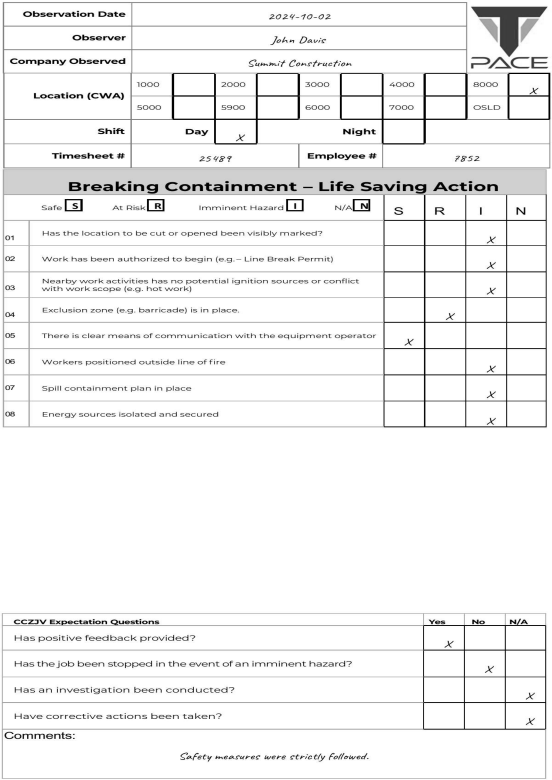
#> input picture output/pages/page_01.png, 1654 x 2339 px (shown at 1/3 size); its folder holds only this picture in this run
$ python checkboxes.py   (older library calls are emulated)
#> lines starting #> are read from the running program, lines starting #| are printed output that depends on the picture; after the words box and inside, x2 and y2 are one past the last pixel; in counts of white or black regions, pixels touching at a corner belong together
### src/quality_gate.py
"""Step 2: quality gate. Decide, before any AI call, whether a page is worth processing."""
import json
import sys
from pathlib import Path

import cv2
import numpy as np

# Thresholds. Calibrated on the sample pages plus fake damaged copies (see README).
MIN_INK = 0.003         # less dark ink than this: blank page
MAX_INK = 0.70          # more than this: almost entirely dark (mud, shadow, bad scan)
DIRTY_INK = 0.15        # above this, keep going but flag the page
MIN_GRID_LINES = 20     # a real form has a table grid made of long straight lines
MIN_SHARPNESS = 100.0   # below this the scan is blurry
MAX_SKEW_DEG = 15.0     # Step 3 straightens small tilts; bigger ones get flagged
FAIL_PHRASES = ("FAILED TEST", "VOID", "DO NOT USE")


def measure(gray: np.ndarray) -> dict:
    """Cheap image statistics. No AI involved."""
    h, w = gray.shape
    ink_ratio = float((gray < 128).mean())
    sharpness = float(cv2.Laplacian(gray, cv2.CV_64F).var())

    # Find long straight lines (the form's table grid). Works at any rotation.
    ink = cv2.adaptiveThreshold(
        gray, 255, cv2.ADAPTIVE_THRESH_MEAN_C, cv2.THRESH_BINARY_INV, 31, 15
    )
    lines = cv2.HoughLinesP(
        ink, 1, np.pi / 360, threshold=200, minLineLength=w // 4, maxLineGap=5
    )
    lines = [] if lines is None else lines.reshape(-1, 4)  # shape differs across OpenCV versions

    # Skew = typical angle of those lines, folded so vertical lines count too.
    angles = [np.degrees(np.arctan2(y2 - y1, x2 - x1)) for x1, y1, x2, y2 in lines]
    folded = [((a + 45) % 90) - 45 for a in angles]
    skew = float(np.median(folded)) if folded else 0.0

    return {
        "ink_ratio": round(ink_ratio, 4),
        "sharpness": round(sharpness, 1),
        "grid_lines": len(lines),
        "skew_deg": round(skew, 2),
    }


def check_page(image_path: str | None, text_layer: str = "") -> dict:
    """Return {status: ok | warn | rejected, reasons: [...], metrics: {...}}."""
#> called with image_path = 'output/pages/page_01.png', text_layer = ''
    reasons: list[str] = []
    warnings: list[str] = []

    gray = cv2.imread(image_path, cv2.IMREAD_GRAYSCALE) if image_path else None
#> gray is the input picture: shape (2339, 1654); min 0, max 255, mean 241.8
    if gray is None or min(gray.shape) < 500:
        return {"status": "rejected", "reasons": ["image missing, corrupted or too small"], "metrics": {}}

    m = measure(gray)
#> in measure, `ink_ratio = float((gray < 128).mean())`: ink_ratio = 0.0379
#> in measure, `sharpness = float(cv2.Laplacian(gray, cv2.CV_64F).var())`: sharpness = 1458.2
#> in measure, `ink = cv2.adaptiveThreshold( gray, 255, cv2.ADAPTIVE_THRESH_MEAN_C, cv..`:
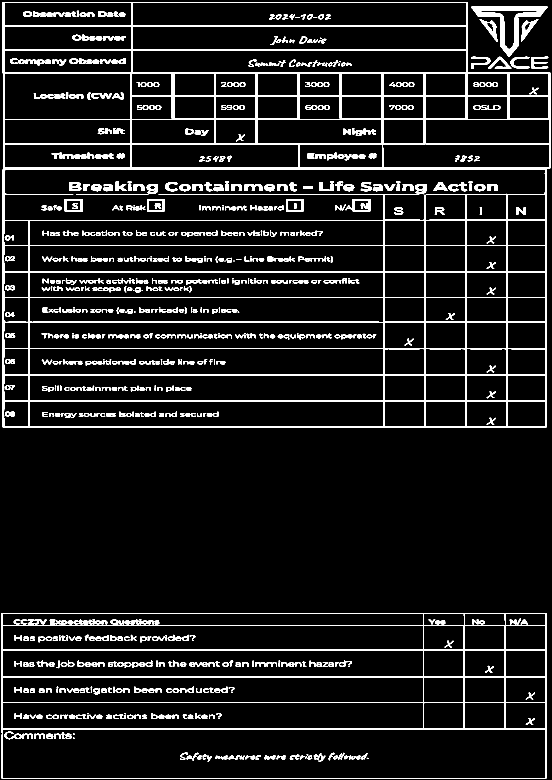
#> ink: shape (2339, 1654) (shown at 1/3 size); 7.5% white; 919 white regions (73 under 20 px), largest, box (x1, y1, x2, y2) and area: (8, 508, 1641, 1282) 68083, (8, 6, 1651, 506) 55269, (5, 1839, 1639, 2337) 40340
#> in measure, `lines = cv2.HoughLinesP( ink, 1, np.pi / 360, threshold=200, minLineLe..`: lines = 108 rows, first 6: [8, 1046, 1639, 1046], [5, 1839, 1638, 1839], [5, 2031, 1638, 2031], [5, 2108, 1638, 2108], [8, 1124, 1639, 1124], [8, 508, 1639, 508]
#> in measure, `angles = [np.degrees(np.arctan2(y2 - y1, x2 - x1)) for x1, y1, x2, y2 ..`: angles = 108 values, max 0 at index 0, min -90 at index 72, mean -29.17
#> in measure, `folded = [((a + 45) % 90) - 45 for a in angles]`: folded = 108 values from 0 to 0
#> in measure, `skew = float(np.median(folded)) if folded else 0.0`: skew = 0
#> m = {'ink_ratio': 0.0379, 'sharpness': 1458.2, 'grid_lines': 108, 'skew_deg': 0}
    text = text_layer.upper()

    if any(p in text for p in FAIL_PHRASES):
        reasons.append("page is marked as a failed or void form")
    if m["ink_ratio"] < MIN_INK:
        reasons.append("page is blank")
    elif m["ink_ratio"] > MAX_INK:
        reasons.append("page is almost entirely dark")
    elif m["grid_lines"] < MIN_GRID_LINES:
        reasons.append("no form grid found (not a safety form, or too damaged)")

    if m["ink_ratio"] > DIRTY_INK and not reasons:
        warnings.append("page is dirty; some fields may be unreadable")
    if m["sharpness"] < MIN_SHARPNESS:
        warnings.append("scan is blurry")
    if abs(m["skew_deg"]) > MAX_SKEW_DEG:
        warnings.append(f"page is tilted {m['skew_deg']} degrees")

    if reasons:
        status = "rejected"
    elif warnings:
        status = "warn"
    else:
        status = "ok"
    return {"status": status, "reasons": reasons + warnings, "metrics": m}


# [8 lines that do not run on import are left out]

### src/align.py
"""Step 3: straighten each page and map it onto one standard frame."""
import json
import sys
from pathlib import Path

import cv2
import numpy as np

# Standard frame: every aligned page has this size, so a box is always at the same spot.
CANVAS_W, CANVAS_H = 1654, 2339

# Table lines every form of this type has, in the standard frame (measured once on a
# clean page). Used to fine-tune the alignment and to check that it worked.
EXPECTED_LINES_Y = [1, 72, 143, 214, 282, 352, 426, 501, 579, 656, 1839, 1875, 1950, 2030, 2107, 2187, 2336]
EXPECTED_LINES_X = [4, 82, 390, 642, 768, 895, 1149, 1273, 1397, 1518, 1639]
SNAP_TOLERANCE_PX = 25      # how far off a line may be before fine-tuning
LINE_TOLERANCE_PX = 12      # how far off a line may be after fine-tuning
MIN_ALIGNMENT_SCORE = 0.6   # mud or blur can hide some lines; below this, don't trust positions


def rotate(img: np.ndarray, angle_deg: float, fill: int = 255) -> np.ndarray:
    """Rotate around the centre, growing the canvas so no corner is cut off."""
    h, w = img.shape
    m = cv2.getRotationMatrix2D((w / 2, h / 2), angle_deg, 1.0)
    cos, sin = abs(m[0, 0]), abs(m[0, 1])
    new_w, new_h = int(h * sin + w * cos), int(h * cos + w * sin)
    m[0, 2] += new_w / 2 - w / 2
    m[1, 2] += new_h / 2 - h / 2
    return cv2.warpAffine(img, m, (new_w, new_h), borderValue=fill)


def grid_masks(gray: np.ndarray) -> tuple[np.ndarray, np.ndarray]:
    """Keep only long horizontal and long vertical strokes: the form's table lines."""
    h, w = gray.shape
    ink = cv2.adaptiveThreshold(
        gray, 255, cv2.ADAPTIVE_THRESH_MEAN_C, cv2.THRESH_BINARY_INV, 31, 15
    )
    horiz = cv2.morphologyEx(ink, cv2.MORPH_OPEN, cv2.getStructuringElement(cv2.MORPH_RECT, (w // 20, 1)))
    vert = cv2.morphologyEx(ink, cv2.MORPH_OPEN, cv2.getStructuringElement(cv2.MORPH_RECT, (1, h // 40)))
    return horiz, vert


def line_positions(mask: np.ndarray, axis: int, min_length: float) -> list[int]:
    """Centre of each line in a line mask. axis=1 gives y of horizontal lines, axis=0 gives x of vertical ones."""
    profile = mask.sum(axis=axis) / 255
    groups: list[list[int]] = []
    for i in np.where(profile > min_length)[0]:
        if groups and i - groups[-1][-1] <= 3:
            groups[-1].append(int(i))
        else:
            groups.append([int(i)])
    return [int(np.mean(g)) for g in groups]


def find_lines(gray: np.ndarray) -> tuple[list[int], list[int]]:
    """(x of vertical lines, y of horizontal lines)."""
    horiz, vert = grid_masks(gray)
    return line_positions(vert, axis=0, min_length=150), line_positions(horiz, axis=1, min_length=0.3 * gray.shape[1])


def fit_axis(found: list[int], expected: list[int]) -> tuple[float, float]:
    """Match found lines to expected ones; fit expected = a * found + b."""
    pairs = []
    for e in expected:
        near = [f for f in found if abs(f - e) <= SNAP_TOLERANCE_PX]
        if near:
            pairs.append((min(near, key=lambda f: abs(f - e)), e))
    if len(pairs) < 3:
        return 1.0, 0.0  # not enough evidence: keep the first guess
    f, e = np.array(pairs, dtype=float).T
    a, b = np.polyfit(f, e, 1)
    return float(a), float(b)


def alignment_score(aligned: np.ndarray) -> float:
    """Share of the expected lines (both directions) found where they should be."""
    found_x, found_y = find_lines(aligned)
    hits = sum(any(abs(f - e) <= LINE_TOLERANCE_PX for f in found_y) for e in EXPECTED_LINES_Y)
    hits += sum(any(abs(f - e) <= LINE_TOLERANCE_PX for f in found_x) for e in EXPECTED_LINES_X)
    return hits / (len(EXPECTED_LINES_Y) + len(EXPECTED_LINES_X))


def warp_to_frame(gray: np.ndarray, angle_deg: float) -> tuple[np.ndarray | None, np.ndarray | None]:
    """Rotate, stretch the form's grid onto the frame, then fine-tune using known lines.

    Also returns a 'seen' mask: 255 where the pixel came from the scan, 0 where the
    form was outside the scanned area (e.g. a corner cut off by a tilted scan).
    """
    straight = rotate(gray, angle_deg)
    seen = rotate(np.full_like(gray, 255), angle_deg, fill=0)
    horiz, vert = grid_masks(straight)
    ys, xs = np.nonzero(horiz | vert)
    if len(xs) == 0:
        return None, None

    # First guess: stretch the grid's bounding box onto the frame.
    x0, x1, y0, y1 = xs.min(), xs.max() + 1, ys.min(), ys.max() + 1
    sx, sy = CANVAS_W / (x1 - x0), CANVAS_H / (y1 - y0)
    m = np.array([[sx, 0, -x0 * sx], [0, sy, -y0 * sy], [0, 0, 1]])
    first = cv2.warpAffine(straight, m[:2], (CANVAS_W, CANVAS_H), borderValue=255)

    # Fine-tune: if a border was cut off, the box is wrong; known inner lines fix it.
    found_x, found_y = find_lines(first)
    ax, bx = fit_axis(found_x, EXPECTED_LINES_X)
    ay, by = fit_axis(found_y, EXPECTED_LINES_Y)
    m = np.array([[ax, 0, bx], [0, ay, by], [0, 0, 1]]) @ m

    aligned = cv2.warpAffine(straight, m[:2], (CANVAS_W, CANVAS_H), borderValue=255)
    seen = cv2.warpAffine(seen, m[:2], (CANVAS_W, CANVAS_H), flags=cv2.INTER_NEAREST, borderValue=0)
    return aligned, seen


def align_page(gray: np.ndarray, skew_deg: float) -> tuple[np.ndarray | None, np.ndarray | None, dict]:
    """Try the measured skew plus quarter turns (sideways / upside-down scans); keep the best."""
    best, best_seen, best_score, best_angle = None, None, -1.0, 0.0
    for turn in (0, 90, 180, 270):
        angle = skew_deg + turn
        aligned, seen = warp_to_frame(gray, angle)
        if aligned is None:
            continue
        score = alignment_score(aligned)
        if score > best_score:
            best, best_seen, best_score, best_angle = aligned, seen, score, angle
        if score == 1.0:
            break  # perfect match, no need to try other turns

    ok = best_score >= MIN_ALIGNMENT_SCORE
    info = {
        "aligned": ok,
        "alignment_score": round(max(best_score, 0.0), 2),
        "rotation_applied_deg": round(best_angle, 2),
        "scanned_fraction": round(float((best_seen > 0).mean()), 3) if best_seen is not None else 0.0,
    }
    return (best if ok else None), (best_seen if ok else None), info


# [15 lines that do not run on import are left out]

### src/checkboxes.py
"""Step 4: read every checkbox by counting ink pixels inside it. No AI involved."""
import json
import sys
from pathlib import Path

import cv2
import numpy as np

from align import grid_masks

# ---- Form layout in the standard frame (measured once on aligned page 1) ----
# A box is (x0, y0, x1, y1) in pixels.
LOCATION_BOXES = {
    "1000": (515, 214, 642, 282), "2000": (768, 214, 895, 282), "3000": (1021, 214, 1147, 282),
    "4000": (1274, 214, 1400, 282), "8000": (1526, 214, 1649, 282),
    "5000": (515, 282, 642, 352), "5900": (768, 282, 895, 352), "6000": (1021, 282, 1147, 352),
    "7000": (1274, 282, 1400, 352), "OSLD": (1526, 282, 1649, 352),
}
SHIFT_BOXES = {"Day": (642, 352, 768, 426), "Night": (1147, 352, 1274, 426)}

CHECKLIST_COLUMNS = {"S": (1151, 1274), "R": (1274, 1397), "I": (1397, 1520), "N": (1520, 1640)}
CHECKLIST_TOP = 656          # top line of row 1
ROW_PITCH = 77.9             # row height
MAX_ROWS = 15                # the blank template has 15 rows; real forms use fewer

EXPECTATION_QUESTIONS = [
    "Has positive feedback provided?",
    "Has the job been stopped in the event of an imminent hazard?",
    "Has an investigation been conducted?",
    "Have corrective actions been taken?",
]
EXPECTATION_COLUMNS = {"Yes": (1270, 1393), "No": (1393, 1516), "N/A": (1516, 1638)}
EXPECTATION_ROWS_Y = [(1875, 1950), (1950, 2030), (2030, 2107), (2107, 2187)]

# ---- Thresholds (calibrated on the sample pages; see README) ----
MARGIN_PX = 8           # ignore the box border itself
EMPTY_MAX = 0.005       # less ink than this: empty box
MARK_MIN = 0.012        # more than this: a clear tick or X (real X marks measure 0.025-0.031)
SCRIBBLE_MIN = 0.30     # more than this: box filled in / scribbled over (crossed out)
DIRTY_BACKGROUND = 170  # paper inside the box darker than this: mud, can't trust it


def box_reading(gray: np.ndarray, ink: np.ndarray, seen: np.ndarray | None, box: tuple) -> dict:
    """How much ink is inside one box, and what that most likely means."""
    x0, y0, x1, y1 = box
    inner = (slice(y0 + MARGIN_PX, y1 - MARGIN_PX), slice(x0 + MARGIN_PX, x1 - MARGIN_PX))
    fill = float(ink[inner].mean() / 255)
    background = float(np.percentile(gray[inner], 90))  # the paper colour inside the box

    if seen is not None and seen[inner].min() == 0:
        state = "not scanned"      # part of the box is outside the scanned area
    elif background < DIRTY_BACKGROUND:
        state = "unreadable"
    elif fill >= SCRIBBLE_MIN:
        state = "scribbled"
    elif fill >= MARK_MIN:
        state = "marked"
    elif fill <= EMPTY_MAX:
        state = "empty"
    else:
        state = "faint"
    return {"state": state, "fill": round(fill, 3)}


def pick_one(readings: dict[str, dict]) -> dict:
    """Turn a group of boxes where only one should be marked into a single answer."""
    marked = [k for k, r in readings.items() if r["state"] == "marked"]
    flags = sorted({f"{k}: {r['state']}" for k, r in readings.items()
                    if r["state"] not in ("marked", "empty")})
    if len(marked) == 1:
        value = marked[0]
    elif len(marked) > 1:
        value = None
        flags.append(f"more than one box marked: {marked}")
    else:
        value = None
    return {
        "value": value,
        "needs_review": bool(flags),
        "flags": flags,
        "fill": {k: r["fill"] for k, r in readings.items()},
    }


def checklist_rows(vert: np.ndarray) -> list[tuple[int, int]]:
    """Find which of the 15 possible checklist rows exist on this form.

    A row exists if the vertical lines of its S/R/I/N boxes are drawn.
    """
    dividers = [x0 for x0, _ in CHECKLIST_COLUMNS.values()] + [CHECKLIST_COLUMNS["N"][1]]
    present = []
    for k in range(MAX_ROWS):
        y0 = round(CHECKLIST_TOP + k * ROW_PITCH)
        y1 = round(CHECKLIST_TOP + (k + 1) * ROW_PITCH)
        band = vert[y0 + 10: y1 - 10]
        lines = sum(band[:, max(x - 6, 0): x + 6].max(axis=1).mean() > 0.5 * 255 for x in dividers)
        present.append(lines >= 3)
    last = max((k for k, p in enumerate(present) if p), default=-1)
    return [
        (round(CHECKLIST_TOP + k * ROW_PITCH), round(CHECKLIST_TOP + (k + 1) * ROW_PITCH))
        for k in range(last + 1)
    ]


def read_checkboxes(aligned: np.ndarray, seen: np.ndarray | None = None) -> dict:
    """Read all checkbox groups on an aligned page."""
    ink = cv2.adaptiveThreshold(
        aligned, 255, cv2.ADAPTIVE_THRESH_MEAN_C, cv2.THRESH_BINARY_INV, 31, 15
    )
    horiz, vert = grid_masks(aligned)
    ink = cv2.bitwise_and(ink, cv2.bitwise_not(horiz | vert))  # drop table lines, keep marks

    def group(boxes: dict) -> dict:
        return pick_one({k: box_reading(aligned, ink, seen, b) for k, b in boxes.items()})

    rows = []
    for i, (y0, y1) in enumerate(checklist_rows(vert), start=1):
        boxes = {k: (x0, y0, x1, y1) for k, (x0, x1) in CHECKLIST_COLUMNS.items()}
        rows.append({"row": i, **group(boxes)})

    expectations = []
    for question, (y0, y1) in zip(EXPECTATION_QUESTIONS, EXPECTATION_ROWS_Y):
        boxes = {k: (x0, y0, x1, y1) for k, (x0, x1) in EXPECTATION_COLUMNS.items()}
        expectations.append({"question": question, **group(boxes)})

    return {
        "location": group(LOCATION_BOXES),
        "shift": group(SHIFT_BOXES),
        "checklist": rows,
        "expectations": expectations,
    }


if __name__ == "__main__":
    from align import align_page
    from quality_gate import check_page

    for path in sys.argv[1:] or sorted(str(p) for p in Path("output/pages").glob("*.png")):
        name = Path(path).name
        gate = check_page(path)
#> gate = 3 items
        if gate["status"] == "rejected":
            print(f"== {name}: skipped ({gate['reasons']})")
            continue
        aligned, seen, info = align_page(cv2.imread(path, cv2.IMREAD_GRAYSCALE), gate["metrics"]["skew_deg"])
#> in align_page, `best, best_seen, best_score, best_angle = None, None, -1.0, 0.0`: best_score = -1; best_angle = 0
#> the loop in align_page, `for turn in (0, 90, 180, 270):` made 1 pass
#> (x0 in warp_to_frame, x1 in warp_to_frame, y0 in warp_to_frame, y1 in warp_to_frame, sx in warp_to_frame, sy in warp_to_frame, ax in warp_to_frame) on pass 1: (5, 1652, 6, 2338, 1, 1, 1)
#> pass 1, in grid_masks, `horiz = cv2.morphologyEx(ink, cv2.MORPH_OPEN, cv2.getStructuringElemen..`:
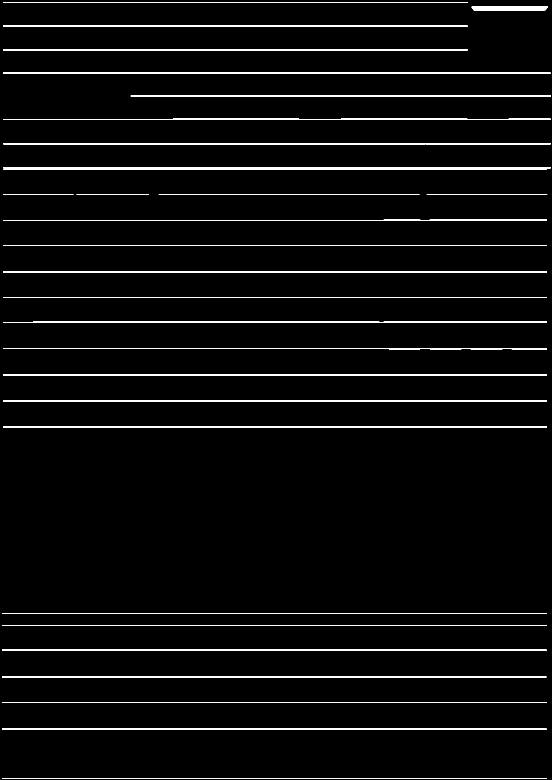
#> horiz: shape (2339, 1654) (shown at 1/3 size); 3.2% white; 30 white regions, largest, box (x1, y1, x2, y2) and area: (9, 965, 1641, 969) 6319, (10, 356, 1652, 360) 5809, (9, 147, 1403, 151) 5560
#> pass 1, in grid_masks, `vert = cv2.morphologyEx(ink, cv2.MORPH_OPEN, cv2.getStructuringElement..`:
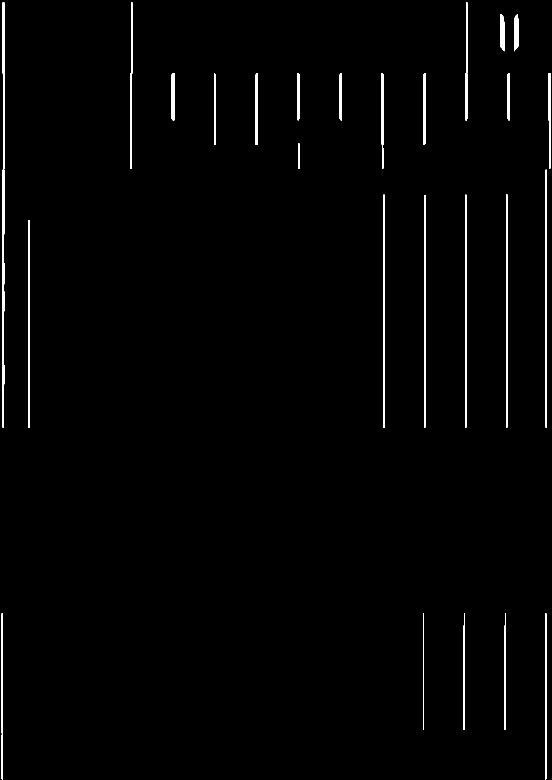
#> vert: shape (2339, 1654) (shown at 1/3 size); 1.2% white; 27 white regions, largest, box (x1, y1, x2, y2) and area: (8, 509, 13, 1283) 3472, (85, 661, 90, 1283) 3110, (1518, 582, 1522, 1283) 2801
#> pass 1, in warp_to_frame, `first = cv2.warpAffine(straight, m[:2], (CANVAS_W, CANVAS_H), borderVa..`:
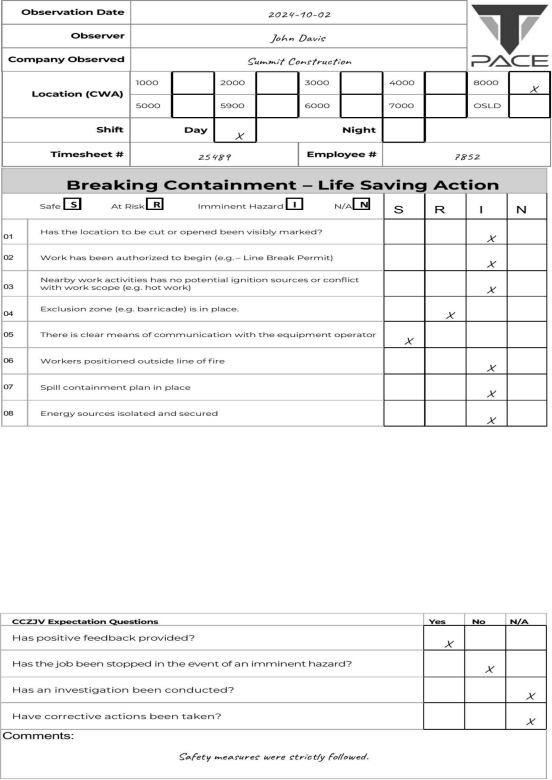
#> first: shape (2339, 1654) (shown at 1/3 size); min 0, max 255, mean 241.8
#> pass 1, in grid_masks (call 2), `ink = cv2.adaptiveThreshold( gray, 255, cv2.ADAPTIVE_THRESH_MEAN_C, cv..`:
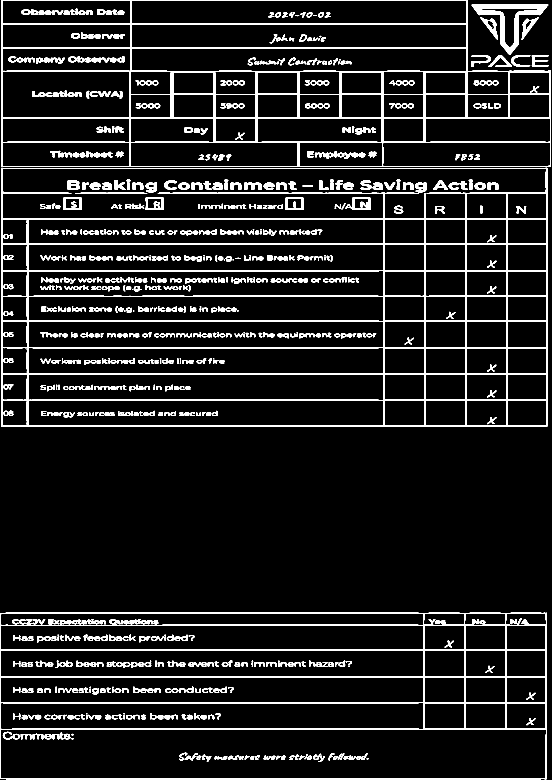
#> ink: shape (2339, 1654) (shown at 1/3 size); 8.1% white; 902 white regions (65 under 20 px), largest, box (x1, y1, x2, y2) and area: (3, 503, 1642, 1280) 79743, (3, 0, 1653, 501) 56199, (0, 1838, 1641, 2338) 44256
#> after the loop in align_page, `for turn in (0, 90, 180, 270):`: best_score = 1
#> in align_page, `ok = best_score >= MIN_ALIGNMENT_SCORE`: ok = True
#> in align_page, `info = { "aligned": ok, "alignment_score": round(max(best_score, 0.0),..`: info = {'aligned': True, 'alignment_score': 1, 'rotation_applied_deg': 0, 'scanned_fraction': 1}
        if aligned is None:
            print(f"== {name}: could not align ({info['alignment_score']}), checkboxes not read")
            continue
        r = read_checkboxes(aligned, seen)
#> in read_checkboxes, `ink = cv2.adaptiveThreshold( aligned, 255, cv2.ADAPTIVE_THRESH_MEAN_C,..`:
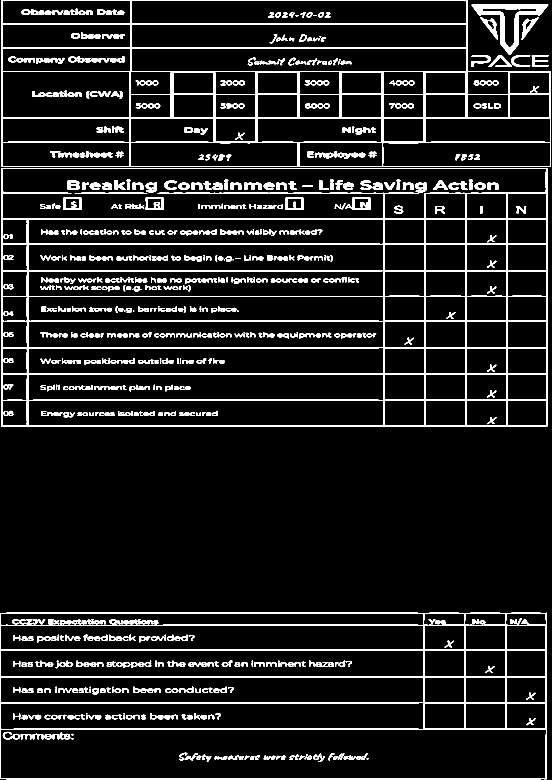
#> ink: shape (2339, 1654) (shown at 1/3 size); 8.1% white; 904 white regions (65 under 20 px), largest, box (x1, y1, x2, y2) and area: (3, 504, 1642, 1280) 77192, (3, 0, 1653, 501) 58532, (0, 1838, 1641, 2338) 44166
#> (the rest of the program and of its run is left out)
